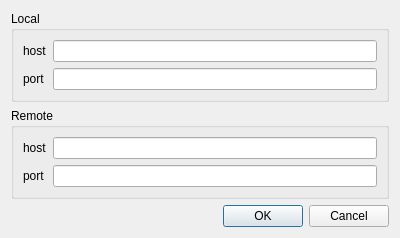
<?xml version="1.0" encoding="UTF-8"?>
<ui version="4.0">
 <class>NetworkDialog</class>
 <widget class="QDialog" name="NetworkDialog">
  <property name="geometry">
   <rect>
    <x>0</x>
    <y>0</y>
    <width>400</width>
    <height>237</height>
   </rect>
  </property>
  <property name="windowTitle">
   <string>Network Settings</string>
  </property>
  <layout class="QVBoxLayout" name="verticalLayout">
   <item>
    <widget class="QGroupBox" name="localSettingsBox">
     <property name="title">
      <string>Local</string>
     </property>
     <layout class="QGridLayout" name="gridLayout">
      <item row="0" column="0">
       <layout class="QFormLayout" name="localSettingsForm">
        <property name="fieldGrowthPolicy">
         <enum>QFormLayout::AllNonFixedFieldsGrow</enum>
        </property>
        <item row="0" column="0">
         <widget class="QLabel" name="localHostLabel">
          <property name="text">
           <string>host</string>
          </property>
         </widget>
        </item>
        <item row="0" column="1">
         <widget class="QLineEdit" name="localHostLineEdit"/>
        </item>
        <item row="1" column="0">
         <widget class="QLabel" name="localPortLabel">
          <property name="text">
           <string>port</string>
          </property>
         </widget>
        </item>
        <item row="1" column="1">
         <widget class="QLineEdit" name="localPortLineEdit"/>
        </item>
       </layout>
      </item>
     </layout>
    </widget>
   </item>
   <item>
    <widget class="QGroupBox" name="remoteSettingsBox">
     <property name="title">
      <string>Remote</string>
     </property>
     <layout class="QGridLayout" name="gridLayout_2">
      <item row="0" column="0">
       <layout class="QFormLayout" name="remoteSettingsForm">
        <property name="fieldGrowthPolicy">
         <enum>QFormLayout::AllNonFixedFieldsGrow</enum>
        </property>
        <item row="0" column="0">
         <widget class="QLabel" name="remoteHostLabel">
          <property name="text">
           <string>host</string>
          </property>
         </widget>
        </item>
        <item row="0" column="1">
         <widget class="QLineEdit" name="remoteHostLineEdit"/>
        </item>
        <item row="1" column="0">
         <widget class="QLabel" name="remotePortLabel">
          <property name="text">
           <string>port</string>
          </property>
         </widget>
        </item>
        <item row="1" column="1">
         <widget class="QLineEdit" name="remotePortLineEdit"/>
        </item>
       </layout>
      </item>
     </layout>
    </widget>
   </item>
   <item>
    <spacer name="verticalSpacer">
     <property name="orientation">
      <enum>Qt::Vertical</enum>
     </property>
     <property name="sizeHint" stdset="0">
      <size>
       <width>20</width>
       <height>40</height>
      </size>
     </property>
    </spacer>
   </item>
   <item>
    <widget class="QDialogButtonBox" name="buttonBox">
     <property name="orientation">
      <enum>Qt::Horizontal</enum>
     </property>
     <property name="standardButtons">
      <set>QDialogButtonBox::Cancel|QDialogButtonBox::Ok</set>
     </property>
    </widget>
   </item>
  </layout>
 </widget>
 <resources/>
 <connections>
  <connection>
   <sender>buttonBox</sender>
   <signal>accepted()</signal>
   <receiver>NetworkDialog</receiver>
   <slot>accept()</slot>
   <hints>
    <hint type="sourcelabel">
     <x>248</x>
     <y>254</y>
    </hint>
    <hint type="destinationlabel">
     <x>157</x>
     <y>274</y>
    </hint>
   </hints>
  </connection>
  <connection>
   <sender>buttonBox</sender>
   <signal>rejected()</signal>
   <receiver>NetworkDialog</receiver>
   <slot>reject()</slot>
   <hints>
    <hint type="sourcelabel">
     <x>316</x>
     <y>260</y>
    </hint>
    <hint type="destinationlabel">
     <x>286</x>
     <y>274</y>
    </hint>
   </hints>
  </connection>
 </connections>
</ui>
